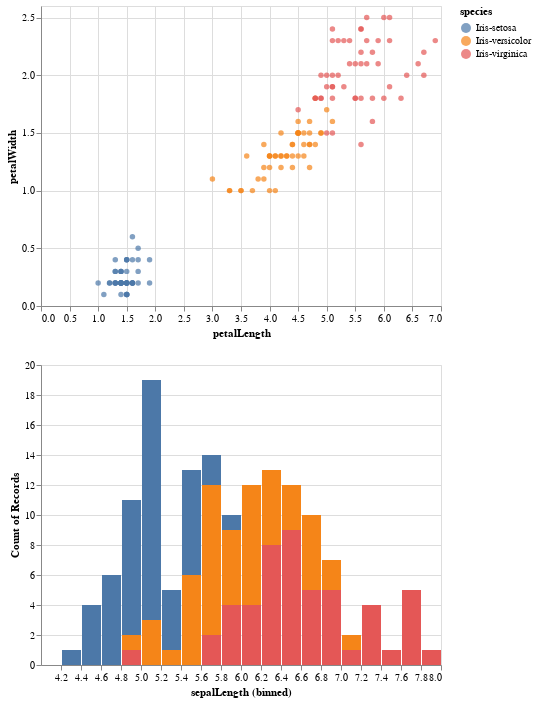

Notebook source saved alongside this figure:
### Code cell
c = altair.Chart(irisdf).mark_point(filled=True).encode(
    x='petalLength',
    y='petalWidth',
    color='species'
).add_selection(
    my_si
)

bars = altair.Chart(irisdf).mark_bar().encode(
    x=altair.X('sepalLength',
               bin=altair.Bin(maxbins=20),
               scale=altair.Scale(domain=(4, 8))),
    y=altair.Y('count()',
               scale=altair.Scale(domain=(0, 20))),
    color='species'
).transform_filter(
    my_si
)

c & bars

### Figure 1 — Vega-Lite specification as saved in the notebook (floating-point values rounded to 4 significant figures; data arrays with more than 128 entries replaced by an {"elided": "..."} marker saying what was removed)
{"config": {"view": {"continuousWidth": 400, "continuousHeight": 300}}, "vconcat": [{"mark": {"type": "point", "filled": true}, "encoding": {"color": {"type": "nominal", "field": "species"}, "x": {"type": "quantitative", "field": "petalLength"}, "y": {"type": "quantitative", "field": "petalWidth"}}, "selection": {"selector002": {"type": "interval"}}}, {"mark": "bar", "encoding": {"color": {"type": "nominal", "field": "species"}, "x": {"type": "quantitative", "bin": {"maxbins": 20}, "field": "sepalLength", "scale": {"domain": [4, 8]}}, "y": {"type": "quantitative", "aggregate": "count", "scale": {"domain": [0, 20]}}}, "transform": [{"filter": {"selection": "selector002"}}]}], "data": {"name": "data-3a3fd379bbfbed704e4e8a03a1cdbfe8"}, "$schema": "https://vega.github.io/schema/vega-lite/v4.8.1.json", "datasets": {"data-3a3fd379bbfbed704e4e8a03a1cdbfe8": {"elided": "150 records"}}}
